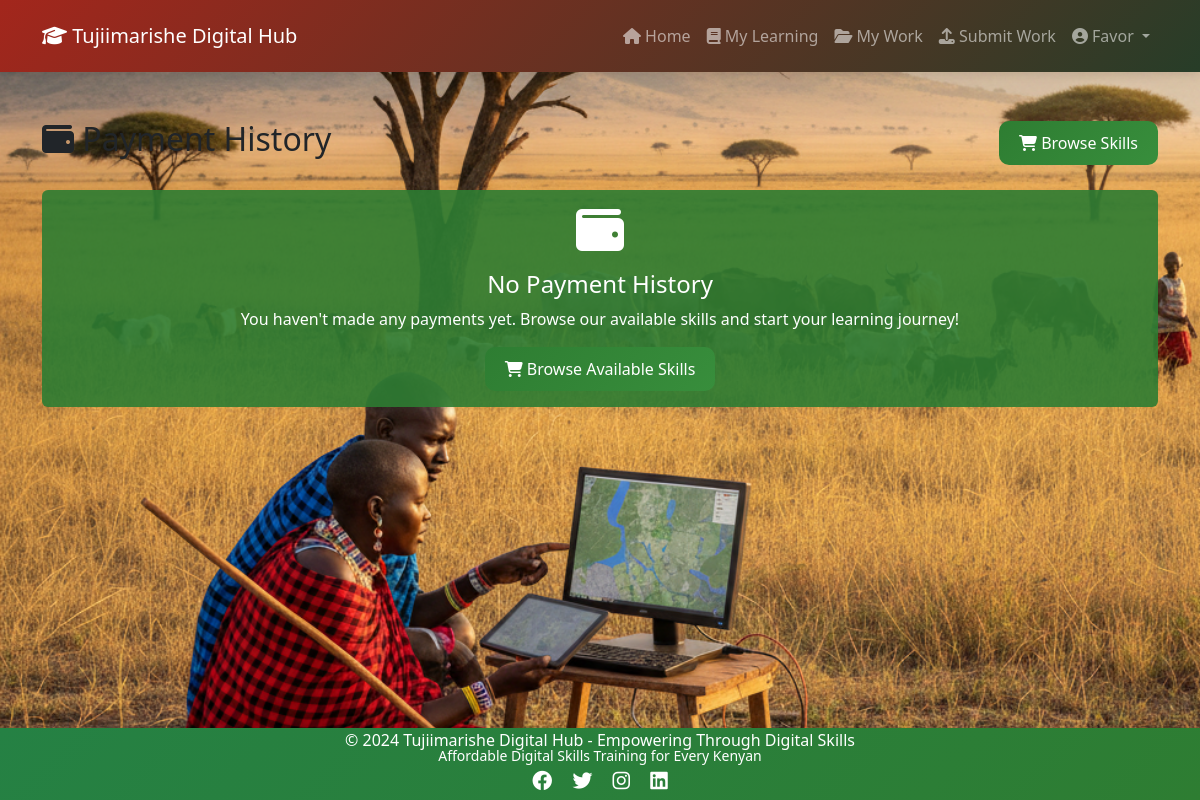
The page /users/payment-history/ (signed in) on the database as committed earlier.
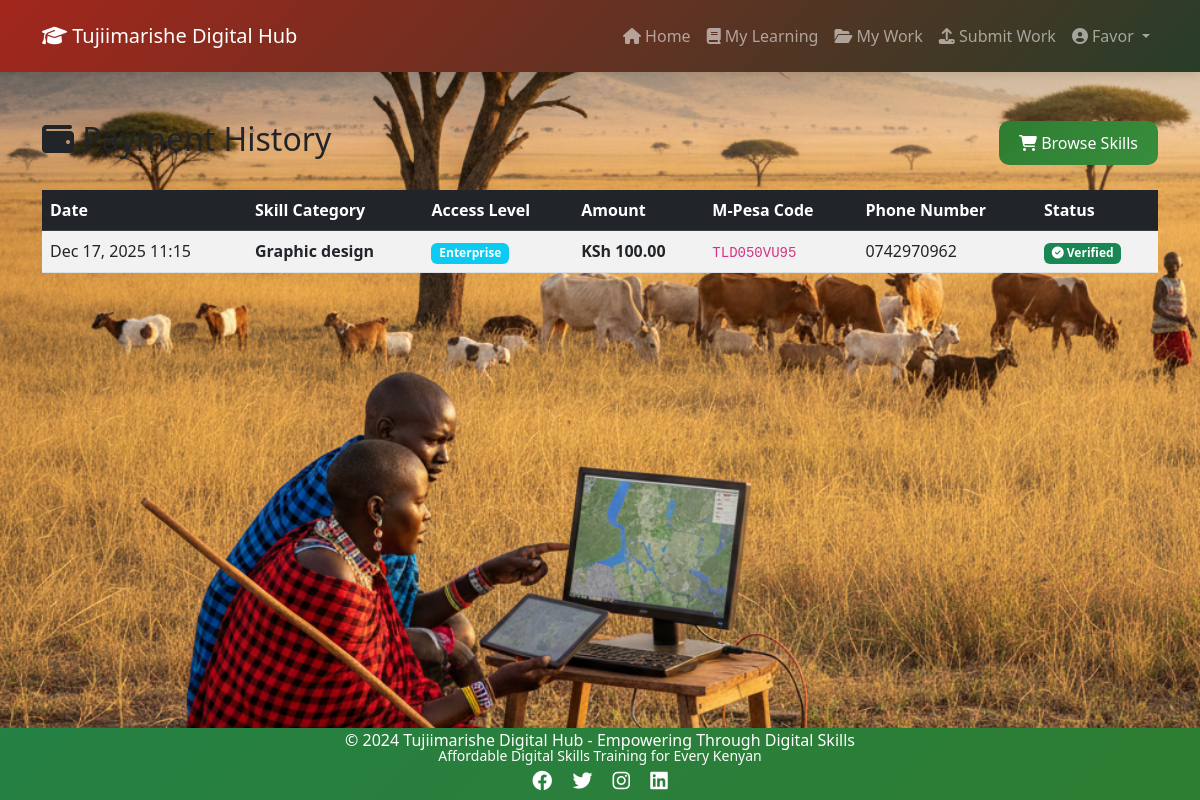
The same page on the database as committed later.
### users/models.py (models this page shows, shortened)
class User(AbstractUser):
    USER_TYPE_CHOICES = (
        ('student', 'Student'),
        ('mentor', 'Mentor'),
        ('admin', 'Administrator'),
    )
    user_type = models.CharField(
        max_length=20,
        choices=USER_TYPE_CHOICES,
        default='student',
        help_text='Type of user account'
    )
    phone_number = models.CharField(
        max_length=15,
        blank=True,
        null=True,
        help_text='Contact phone number'
    )
    profile_picture = models.ImageField(
        upload_to='profile_pics/',
        blank=True,
        null=True,
        help_text='User profile picture'
    )
    groups = models.ManyToManyField(
        'auth.Group',
        related_name='app_users',
        blank=True,
        help_text='The groups this user belongs to.',
        verbose_name='groups'
    )
    user_permissions = models.ManyToManyField(
        'auth.Permission',
        related_name='app_user_permissions',
        blank=True,
        help_text='Specific permissions for this user.',
        verbose_name='user permissions'
    )
    bio = models.TextField(
        blank=True,
        null=True,
        help_text='Short biography'
    )
    date_of_birth = models.DateField(
        blank=True,
        null=True,
        help_text='Date of birth'
    )
    location = models.CharField(
        max_length=100,
        blank=True,
        null=True,
        help_text='User location/address'
    )
    created_at = models.DateTimeField(auto_now_add=True)
    updated_at = models.DateTimeField(auto_now=True)
    class Meta:
        ordering = ['-created_at']
        verbose_name = 'User'
        verbose_name_plural = 'Users'

### materials/models.py (models this page shows, shortened)
class Payment(models.Model):
    user = models.ForeignKey(settings.AUTH_USER_MODEL, on_delete=models.CASCADE, related_name='payments')
    category = models.ForeignKey(SkillCategory, on_delete=models.CASCADE)
    access_level = models.CharField(max_length=20)  # 'enterprise' or 'premium'
    amount = models.DecimalField(max_digits=6, decimal_places=2)
    mpesa_code = models.CharField(max_length=50)
    phone_number = models.CharField(max_length=15)
    is_verified = models.BooleanField(default=False)
    created_at = models.DateTimeField(auto_now_add=True)
    class Meta:
        ordering = ['-created_at']

class SkillCategory(models.Model):
    name = models.CharField(max_length=100)
    slug = models.SlugField(unique=True, blank=True)
    icon = models.CharField(max_length=50)  # Font Awesome icon class
    description = models.TextField()
    class Meta:
        verbose_name_plural = "Skill Categories"

### users/views.py (the view)
# urls.py: path('payment-history/', views.payment_history, name='payment_history'),
@login_required
def payment_history(request):
    payments = Payment.objects.filter(
        user=request.user
    ).select_related('category').order_by('-created_at')
    context = {
        'payments': payments
    }
    return render(request, 'users/payment_history.html', context)

### templates/users/payment_history.html (shortened to what this page needs)
{% extends 'base.html' %}
{% block content %}
<div class="row">
    <div class="col-md-12">
        <div class="d-flex justify-content-between align-items-center mb-4">
            <h2><i class="fas fa-wallet"></i> Payment History</h2>
            <a href="{% url 'materials:my_materials' %}" class="btn btn-primary">
                <i class="fas fa-shopping-cart"></i> Browse Skills
            </a>
        </div>
        {% if payments %}
            <div class="table-responsive">
                <table class="table table-striped table-hover">
                    <thead class="table-dark">
                        <tr>
                            <th>Date</th>
                            <th>Skill Category</th>
                            <th>Access Level</th>
                            <th>Amount</th>
                            <th>M-Pesa Code</th>
                            <th>Phone Number</th>
                            <th>Status</th>
                        </tr>
                    </thead>
                    <tbody>
                        {% for payment in payments %}
                        <tr>
                            <td>{{ payment.created_at|date:"M d, Y H:i" }}</td>
                            <td>
                                <strong>{{ payment.category.name }}</strong>
                            </td>
                            <td>
                                <span class="badge bg-{% if payment.access_level == 'premium' %}warning{% elif payment.access_level == 'enterprise' %}info{% else %}success{% endif %}">
                                    {{ payment.access_level|title }}
                                </span>
                            </td>
                            <td><strong>KSh {{ payment.amount }}</strong></td>
                            <td><code>{{ payment.mpesa_code }}</code></td>
                            <td>{{ payment.phone_number }}</td>
                            <td>
                                {% if payment.is_verified %}
                                    <span class="badge bg-success">
                                        <i class="fas fa-check-circle"></i> Verified
                                    </span>
                                {% else %}
                                    <span class="badge bg-warning text-dark">
                                        <i class="fas fa-clock"></i> Pending
                                    </span>
                                {% endif %}
                            </td>
                        </tr>
                        {% endfor %}
                    </tbody>
                </table>
            </div>
        {% else %}
            <div class="alert alert-info text-center">
                <i class="fas fa-wallet fa-3x mb-3"></i>
                <h4>No Payment History</h4>
                <p>You haven't made any payments yet. Browse our available skills and start your learning journey!</p>
                <a href="{% url 'materials:my_materials' %}" class="btn btn-primary">
                    <i class="fas fa-shopping-cart"></i> Browse Available Skills
                </a>
            </div>
        {% endif %}
    </div>
</div>
{% endblock %}

### templates/base.html (shortened to what this page needs)
<!DOCTYPE html>
<html lang="en">
<head>
    <link href="https://cdn.jsdelivr.net/npm/bootstrap@5.3.0/dist/css/bootstrap.min.css" rel="stylesheet">
    <link rel="stylesheet" href="https://cdnjs.cloudflare.com/ajax/libs/font-awesome/6.4.0/css/all.min.css">
    {% load static %}
    <link rel="stylesheet" href="{% static 'css/style.css' %}">
</head>
<body>
    <nav class="navbar navbar-expand-lg navbar-dark bg-primary">
        <div class="container">
            <a class="navbar-brand" href="{% url 'home' %}">
                <i class="fas fa-graduation-cap"></i> Tujiimarishe Digital Hub
            </a>
            <div class="collapse navbar-collapse" id="navbarNav">
                <ul class="navbar-nav ms-auto">
                    {% if user.is_authenticated %}
                        <li class="nav-item">
                            <a class="nav-link" href="{% url 'home' %}">
                                <i class="fas fa-home"></i> Home
                            </a>
                        </li>
                        <li class="nav-item">
                            <a class="nav-link" href="{% url 'materials:my_materials' %}">
                                <i class="fas fa-book"></i> My Learning
                            </a>
                        </li>
                        <li class="nav-item">
                            <a class="nav-link" href="{% url 'materials:my_submissions' %}">
                                <i class="fas fa-folder-open"></i> My Work
                            </a>
                        </li>
                        <li class="nav-item">
                            <a class="nav-link" href="{% url 'materials:submit_work' %}">
                                <i class="fas fa-upload"></i> Submit Work
                            </a>
                        </li>
                        <li class="nav-item dropdown">
                            <a class="nav-link dropdown-toggle" href="#" id="userDropdown" role="button" data-bs-toggle="dropdown" aria-expanded="false">
                                <i class="fas fa-user-circle"></i> {{ user.username }}
                            </a>
                        </li>
                    {% endif %}
                </ul>
            </div>
        </div>
    </nav>
    <main class="container my-5">
        {% block content %}
        {% endblock %}
    </main>
    <footer class="bg-dark text-white text-center py-4 mt-5">
        <div class="container">
            <p class="mb-2">&copy; 2024 Tujiimarishe Digital Hub - Empowering Through Digital Skills</p>
            <p class="small mb-0">Affordable Digital Skills Training for Every Kenyan</p>
            <div class="mt-3">
                <a href="#" class="text-white me-3"><i class="fab fa-facebook fa-lg"></i></a>
                <a href="#" class="text-white me-3"><i class="fab fa-twitter fa-lg"></i></a>
                <a href="#" class="text-white me-3"><i class="fab fa-instagram fa-lg"></i></a>
                <a href="#" class="text-white"><i class="fab fa-linkedin fa-lg"></i></a>
            </div>
        </div>
    </footer>
</body>
</html>

### static/css/style.css (style rules this page uses)
body { font-family: 'Segoe UI', Tahoma, Geneva, Verdana, sans-serif; min-height: 100vh; display: flex; flex-direction: column; background-image: url('/static/images/background.png'); background-size: cover; background-position: center; background-attachment: fixed; background-repeat: no-repeat; }
main { flex: 1; position: relative; z-index: 1; }
.navbar-dark.bg-primary { background: linear-gradient(135deg, #A3261C 0%, #273d28 100%) !important; box-shadow: 0 2px 10px rgba(0, 0, 0, 0.1); padding: 1rem 0; position: relative; z-index: 1030; }
.navbar-nav .nav-link { cursor: pointer; pointer-events: auto; }
footer.bg-dark { margin-top: auto; background: linear-gradient(135deg, #132414 0%, #274629 100%) !important; box-shadow: 0 -2px 10px rgba(0, 0, 0, 0.1); padding: 0.5rem 0 !important; }
footer p { margin-bottom: 0.25rem !important; line-height: 0.5rem; }
footer .mt-3 { margin-top: 0.5rem !important; }
footer a i { font-size: 1rem; }
.btn { border-radius: 10px; padding: 10px 20px; font-weight: 500; transition: all 0.3s ease; }
.btn-primary { background: linear-gradient(135deg, #2e7d32 0%, #388e3c 100%); border: none; }
footer.bg-dark { margin-top: auto; background: linear-gradient(135deg, #258144 0%, #2e7d32 100%) !important; box-shadow: 0 -2px 10px rgba(0, 0, 0, 0.1); }

Rows that differ between the two databases and show on the page:
added Payment: created_at "Dec 17, 2025 11:15", category.name "Graphic design", access_level "Enterprise", amount "100.00", mpesa_code "TLD050VU95", phone_number "0742970962", is_verified True (drawn)
Other text that changed with them:
text no longer shown: "No Payment History You haven't made any payments yet. Browse our available skills and start your learning journey! Browse Available Skills"
text now shown: "Date Skill Category Access Level Amount M-Pesa Code Phone Number Status"
